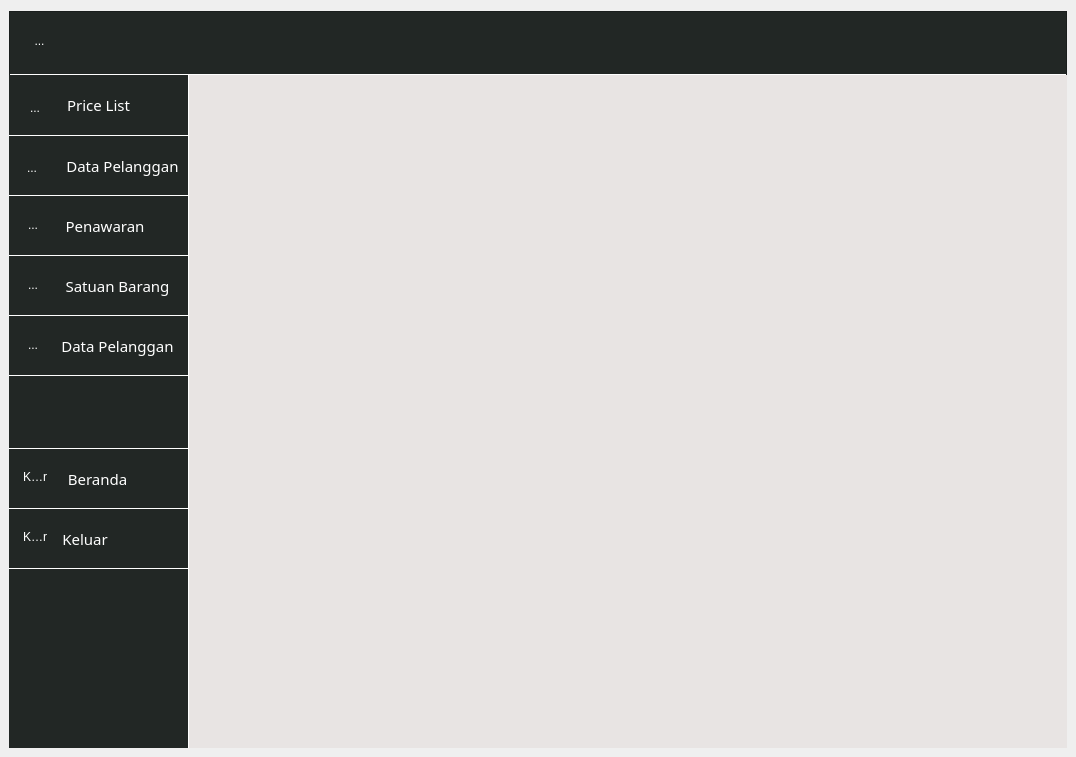
<?xml version="1.0" encoding="UTF-8"?>
<ui version="4.0">
 <class>MainWindow</class>
 <widget class="QMainWindow" name="MainWindow">
  <property name="geometry">
   <rect>
    <x>0</x>
    <y>0</y>
    <width>1076</width>
    <height>757</height>
   </rect>
  </property>
  <property name="windowTitle">
   <string>Sales Dashboard</string>
  </property>
  <property name="windowIcon">
   <iconset resource="../data/ui/logo.qrc">
    <normaloff>:/newPrefix/logo.png</normaloff>:/newPrefix/logo.png</iconset>
  </property>
  <property name="layoutDirection">
   <enum>Qt::LeftToRight</enum>
  </property>
  <property name="styleSheet">
   <string notr="true"/>
  </property>
  <widget class="QWidget" name="centralwidget">
   <layout class="QGridLayout" name="gridLayout_2">
    <item row="0" column="0">
     <layout class="QGridLayout" name="gridLayout">
      <property name="sizeConstraint">
       <enum>QLayout::SetDefaultConstraint</enum>
      </property>
      <property name="topMargin">
       <number>0</number>
      </property>
      <property name="horizontalSpacing">
       <number>0</number>
      </property>
      <property name="verticalSpacing">
       <number>1</number>
      </property>
      <item row="0" column="0" colspan="2">
       <widget class="QFrame" name="frame_2">
        <property name="sizePolicy">
         <sizepolicy hsizetype="Expanding" vsizetype="Fixed">
          <horstretch>0</horstretch>
          <verstretch>0</verstretch>
         </sizepolicy>
        </property>
        <property name="minimumSize">
         <size>
          <width>0</width>
          <height>65</height>
         </size>
        </property>
        <property name="maximumSize">
         <size>
          <width>16777215</width>
          <height>61</height>
         </size>
        </property>
        <property name="styleSheet">
         <string notr="true">QFrame{background-color:#222725; 

border-bottom:2px solid white}
</string>
        </property>
        <property name="frameShape">
         <enum>QFrame::StyledPanel</enum>
        </property>
        <property name="frameShadow">
         <enum>QFrame::Raised</enum>
        </property>
        <widget class="QToolButton" name="ham_menu">
         <property name="geometry">
          <rect>
           <x>10</x>
           <y>10</y>
           <width>41</width>
           <height>41</height>
          </rect>
         </property>
         <property name="styleSheet">
          <string notr="true">QToolButton {background-color:#222725;
border-top:0px none;


padding-right: 0  8px;

color:rgb(255, 255, 255);
}

QToolButton:pressed{
background-color: #0e526b;
border-style:inset}

QToolButton:hover:!pressed{
background-color: #1e9dce;}

QToolButton[hovered=&quot;true&quot;]{
       background-color: #1e9dce;
    }


</string>
         </property>
         <property name="text">
          <string>...</string>
         </property>
         <property name="icon">
          <iconset>
           <normaloff>../data/ui/menu.svg</normaloff>../data/ui/menu.svg</iconset>
         </property>
         <property name="iconSize">
          <size>
           <width>80</width>
           <height>80</height>
          </size>
         </property>
        </widget>
       </widget>
      </item>
      <item row="1" column="0">
       <widget class="QFrame" name="sidebar">
        <property name="sizePolicy">
         <sizepolicy hsizetype="Minimum" vsizetype="Minimum">
          <horstretch>0</horstretch>
          <verstretch>0</verstretch>
         </sizepolicy>
        </property>
        <property name="minimumSize">
         <size>
          <width>180</width>
          <height>0</height>
         </size>
        </property>
        <property name="maximumSize">
         <size>
          <width>16777215</width>
          <height>16777215</height>
         </size>
        </property>
        <property name="styleSheet">
         <string notr="true">QFrame{
background-color:#222725;
border-right:1px solid white;


}</string>
        </property>
        <widget class="QPushButton" name="priceListBtn">
         <property name="geometry">
          <rect>
           <x>-2</x>
           <y>0</y>
           <width>181</width>
           <height>61</height>
          </rect>
         </property>
         <property name="font">
          <font>
           <family>Sans Serif Collection</family>
           <pointsize>11</pointsize>
           <weight>50</weight>
           <bold>false</bold>
          </font>
         </property>
         <property name="layoutDirection">
          <enum>Qt::LeftToRight</enum>
         </property>
         <property name="styleSheet">
          <string notr="true">QPushButton {background-color:#222725;
border-top:0px solid;
border-bottom:1px solid;
border-color:white;


color:rgb(255, 255, 255);

padding-left: 2px;}


QPushButton:pressed{
background-color: #0e526b;
border-style:inset}

QPushButton:hover:!pressed{
background-color: #1e9dce;}

QPushButton[hovered=&quot;true&quot;]{
       background-color: #1e9dce;
    }

</string>
         </property>
         <property name="text">
          <string>Price List</string>
         </property>
         <property name="icon">
          <iconset>
           <normaloff>:/newPrefix/book.svg</normaloff>:/newPrefix/book.svg</iconset>
         </property>
         <property name="iconSize">
          <size>
           <width>20</width>
           <height>50</height>
          </size>
         </property>
         <property name="autoRepeat">
          <bool>false</bool>
         </property>
         <property name="default">
          <bool>false</bool>
         </property>
         <property name="flat">
          <bool>false</bool>
         </property>
        </widget>
        <widget class="QPushButton" name="customerBtn">
         <property name="geometry">
          <rect>
           <x>-2</x>
           <y>60</y>
           <width>181</width>
           <height>61</height>
          </rect>
         </property>
         <property name="sizePolicy">
          <sizepolicy hsizetype="Minimum" vsizetype="Fixed">
           <horstretch>0</horstretch>
           <verstretch>0</verstretch>
          </sizepolicy>
         </property>
         <property name="font">
          <font>
           <family>Sans Serif Collection</family>
           <pointsize>11</pointsize>
          </font>
         </property>
         <property name="layoutDirection">
          <enum>Qt::RightToLeft</enum>
         </property>
         <property name="styleSheet">
          <string notr="true">QPushButton {background-color:#222725;
border-top:1px solid;
border-bottom:1px solid;
border-color:white;


color:rgb(255, 255, 255);

padding-right: 50 8px;}


QPushButton:pressed{
background-color: #0e526b;
border-style:inset}

QPushButton:hover:!pressed{
background-color: #1e9dce;}

QPushButton[hovered=&quot;true&quot;]{
       background-color: #1e9dce;
    }

</string>
         </property>
         <property name="text">
          <string>Data Pelanggan</string>
         </property>
        </widget>
        <widget class="QToolButton" name="priceListBtn1">
         <property name="geometry">
          <rect>
           <x>3</x>
           <y>13</y>
           <width>41</width>
           <height>41</height>
          </rect>
         </property>
         <property name="styleSheet">
          <string notr="true">QToolButton {background-color:#222725;
border-top:0px none;


padding-left: 5  8px;

color:rgb(255, 255, 255);
}

QToolButton:pressed{
background-color: #0e526b;
border-style:inset}

QToolButton:hover:!pressed{
background-color: #1e9dce;}

QToolButton[hovered=&quot;true&quot;]{
       background-color: #1e9dce;
    }


</string>
         </property>
         <property name="text">
          <string>...</string>
         </property>
         <property name="icon">
          <iconset>
           <normaloff>../data/ui/book-open.svg</normaloff>../data/ui/book-open.svg</iconset>
         </property>
         <property name="iconSize">
          <size>
           <width>40</width>
           <height>40</height>
          </size>
         </property>
        </widget>
        <widget class="QToolButton" name="customerBtn1">
         <property name="geometry">
          <rect>
           <x>0</x>
           <y>73</y>
           <width>41</width>
           <height>41</height>
          </rect>
         </property>
         <property name="styleSheet">
          <string notr="true">QToolButton {background-color:#222725;
border-top:0px none;


padding-left: 5  8px;

color:rgb(255, 255, 255);
}

QToolButton:pressed{
background-color: #0e526b;
border-style:inset}

QToolButton:hover:!pressed{
background-color: #1e9dce;}

QToolButton[hovered=&quot;true&quot;]{
       background-color: #1e9dce;
    }


</string>
         </property>
         <property name="text">
          <string>...</string>
         </property>
         <property name="icon">
          <iconset resource="../data/ui/logo.qrc">
           <normaloff>:/newPrefix/group.svg</normaloff>:/newPrefix/group.svg</iconset>
         </property>
         <property name="iconSize">
          <size>
           <width>40</width>
           <height>40</height>
          </size>
         </property>
        </widget>
        <widget class="QPushButton" name="exit">
         <property name="geometry">
          <rect>
           <x>-2</x>
           <y>433</y>
           <width>181</width>
           <height>61</height>
          </rect>
         </property>
         <property name="sizePolicy">
          <sizepolicy hsizetype="Minimum" vsizetype="Fixed">
           <horstretch>0</horstretch>
           <verstretch>0</verstretch>
          </sizepolicy>
         </property>
         <property name="font">
          <font>
           <family>Sans Serif Collection</family>
           <pointsize>11</pointsize>
          </font>
         </property>
         <property name="layoutDirection">
          <enum>Qt::RightToLeft</enum>
         </property>
         <property name="styleSheet">
          <string notr="true">QPushButton {background-color:#222725;
border-top:1px solid;
border-bottom:1px solid;
border-color:white;


color:rgb(255, 255, 255);

padding-right: -25  8px;}


QPushButton:pressed{
background-color: #0e526b;
border-style:inset}

QPushButton:hover:!pressed{
background-color: #1e9dce;}

QPushButton[hovered=&quot;true&quot;]{
       background-color: #1e9dce;
    }

</string>
         </property>
         <property name="text">
          <string>Keluar</string>
         </property>
        </widget>
        <widget class="QToolButton" name="exit1">
         <property name="geometry">
          <rect>
           <x>3</x>
           <y>442</y>
           <width>41</width>
           <height>41</height>
          </rect>
         </property>
         <property name="styleSheet">
          <string notr="true">QToolButton {background-color:#222725;
border-top:0px none;


padding-left: 5  8px;

color:rgb(255, 255, 255);
}

QToolButton:pressed{
background-color: #0e526b;
border-style:inset}

QToolButton:hover:!pressed{
background-color: #1e9dce;}

QToolButton[hovered=&quot;true&quot;]{
       background-color: #1e9dce;
    }


</string>
         </property>
         <property name="text">
          <string>Keluar</string>
         </property>
         <property name="icon">
          <iconset>
           <normaloff>../data/ui/power.svg</normaloff>../data/ui/power.svg</iconset>
         </property>
         <property name="iconSize">
          <size>
           <width>40</width>
           <height>40</height>
          </size>
         </property>
        </widget>
        <widget class="QPushButton" name="beranda">
         <property name="geometry">
          <rect>
           <x>-2</x>
           <y>373</y>
           <width>181</width>
           <height>61</height>
          </rect>
         </property>
         <property name="sizePolicy">
          <sizepolicy hsizetype="Minimum" vsizetype="Fixed">
           <horstretch>0</horstretch>
           <verstretch>0</verstretch>
          </sizepolicy>
         </property>
         <property name="font">
          <font>
           <family>Sans Serif Collection</family>
           <pointsize>11</pointsize>
          </font>
         </property>
         <property name="layoutDirection">
          <enum>Qt::RightToLeft</enum>
         </property>
         <property name="styleSheet">
          <string notr="true">QPushButton {background-color:#222725;
border-top:1px solid;
border-bottom:1px solid;
border-color:white;


color:rgb(255, 255, 255);

padding-right: -12
 8px;}


QPushButton:pressed{
background-color: #0e526b;
border-style:inset}

QPushButton:hover:!pressed{
background-color: #1e9dce;}

QPushButton[hovered=&quot;true&quot;]{
       background-color: #1e9dce;
    }

</string>
         </property>
         <property name="text">
          <string>Beranda</string>
         </property>
        </widget>
        <widget class="QToolButton" name="beranda1">
         <property name="geometry">
          <rect>
           <x>3</x>
           <y>382</y>
           <width>41</width>
           <height>41</height>
          </rect>
         </property>
         <property name="styleSheet">
          <string notr="true">QToolButton {background-color:#222725;
border-top:0px none;


padding-left: 5  8px;

color:rgb(255, 255, 255);
}

QToolButton:pressed{
background-color: #0e526b;
border-style:inset}

QToolButton:hover:!pressed{
background-color: #1e9dce;}

QToolButton[hovered=&quot;true&quot;]{
       background-color: #1e9dce;
    }


</string>
         </property>
         <property name="text">
          <string>Keluar</string>
         </property>
         <property name="icon">
          <iconset>
           <normaloff>../data/ui/home.svg</normaloff>../data/ui/home.svg</iconset>
         </property>
         <property name="iconSize">
          <size>
           <width>40</width>
           <height>40</height>
          </size>
         </property>
        </widget>
        <widget class="QPushButton" name="quotationBtn">
         <property name="geometry">
          <rect>
           <x>-2</x>
           <y>120</y>
           <width>181</width>
           <height>61</height>
          </rect>
         </property>
         <property name="sizePolicy">
          <sizepolicy hsizetype="Minimum" vsizetype="Fixed">
           <horstretch>0</horstretch>
           <verstretch>0</verstretch>
          </sizepolicy>
         </property>
         <property name="font">
          <font>
           <family>Sans Serif Collection</family>
           <pointsize>11</pointsize>
          </font>
         </property>
         <property name="layoutDirection">
          <enum>Qt::RightToLeft</enum>
         </property>
         <property name="styleSheet">
          <string notr="true">QPushButton {background-color:#222725;
border-top:1px solid;
border-bottom:1px solid;
border-color:white;


color:rgb(255, 255, 255);

padding-right: 15 8px;}


QPushButton:pressed{
background-color: #0e526b;
border-style:inset}

QPushButton:hover:!pressed{
background-color: #1e9dce;}

QPushButton[hovered=&quot;true&quot;]{
       background-color: #1e9dce;
    }

</string>
         </property>
         <property name="text">
          <string>Penawaran</string>
         </property>
        </widget>
        <widget class="QToolButton" name="quotationBtn1">
         <property name="geometry">
          <rect>
           <x>0</x>
           <y>130</y>
           <width>41</width>
           <height>41</height>
          </rect>
         </property>
         <property name="styleSheet">
          <string notr="true">QToolButton {background-color:#222725;
border-top:0px none;


padding-left: 7  8px;

color:rgb(255, 255, 255);
}

QToolButton:pressed{
background-color: #0e526b;
border-style:inset}

QToolButton:hover:!pressed{
background-color: #1e9dce;}

QToolButton[hovered=&quot;true&quot;]{
       background-color: #1e9dce;
    }


</string>
         </property>
         <property name="text">
          <string>...</string>
         </property>
         <property name="icon">
          <iconset>
           <normaloff>../data/ui/inventory.svg</normaloff>../data/ui/inventory.svg</iconset>
         </property>
         <property name="iconSize">
          <size>
           <width>40</width>
           <height>40</height>
          </size>
         </property>
        </widget>
        <widget class="QPushButton" name="satuanbarangBtn">
         <property name="geometry">
          <rect>
           <x>-2</x>
           <y>180</y>
           <width>181</width>
           <height>61</height>
          </rect>
         </property>
         <property name="sizePolicy">
          <sizepolicy hsizetype="Minimum" vsizetype="Fixed">
           <horstretch>0</horstretch>
           <verstretch>0</verstretch>
          </sizepolicy>
         </property>
         <property name="font">
          <font>
           <family>Sans Serif Collection</family>
           <pointsize>11</pointsize>
          </font>
         </property>
         <property name="layoutDirection">
          <enum>Qt::RightToLeft</enum>
         </property>
         <property name="styleSheet">
          <string notr="true">QPushButton {background-color:#222725;
border-top:1px solid;
border-bottom:1px solid;
border-color:white;


color:rgb(255, 255, 255);

padding-right: 40 8px;}


QPushButton:pressed{
background-color: #0e526b;
border-style:inset}

QPushButton:hover:!pressed{
background-color: #1e9dce;}

QPushButton[hovered=&quot;true&quot;]{
       background-color: #1e9dce;
    }

</string>
         </property>
         <property name="text">
          <string>Satuan Barang</string>
         </property>
        </widget>
        <widget class="QToolButton" name="satuanbarangBtn1">
         <property name="geometry">
          <rect>
           <x>0</x>
           <y>190</y>
           <width>41</width>
           <height>41</height>
          </rect>
         </property>
         <property name="styleSheet">
          <string notr="true">QToolButton {background-color:#222725;
border-top:0px none;


padding-left: 7  8px;

color:rgb(255, 255, 255);
}

QToolButton:pressed{
background-color: #0e526b;
border-style:inset}

QToolButton:hover:!pressed{
background-color: #1e9dce;}

QToolButton[hovered=&quot;true&quot;]{
       background-color: #1e9dce;
    }


</string>
         </property>
         <property name="text">
          <string>...</string>
         </property>
         <property name="icon">
          <iconset>
           <normaloff>../data/ui/measurement-tape-svgrepo-com.svg</normaloff>../data/ui/measurement-tape-svgrepo-com.svg</iconset>
         </property>
         <property name="iconSize">
          <size>
           <width>40</width>
           <height>40</height>
          </size>
         </property>
        </widget>
        <widget class="QPushButton" name="satuanjumlahBtn">
         <property name="geometry">
          <rect>
           <x>-2</x>
           <y>240</y>
           <width>181</width>
           <height>61</height>
          </rect>
         </property>
         <property name="sizePolicy">
          <sizepolicy hsizetype="Minimum" vsizetype="Fixed">
           <horstretch>0</horstretch>
           <verstretch>0</verstretch>
          </sizepolicy>
         </property>
         <property name="font">
          <font>
           <family>Sans Serif Collection</family>
           <pointsize>11</pointsize>
          </font>
         </property>
         <property name="layoutDirection">
          <enum>Qt::RightToLeft</enum>
         </property>
         <property name="styleSheet">
          <string notr="true">QPushButton {background-color:#222725;
border-top:1px solid;
border-bottom:1px solid;
border-color:white;


color:rgb(255, 255, 255);

padding-right: 40 8px;}


QPushButton:pressed{
background-color: #0e526b;
border-style:inset}

QPushButton:hover:!pressed{
background-color: #1e9dce;}

QPushButton[hovered=&quot;true&quot;]{
       background-color: #1e9dce;
    }

</string>
         </property>
         <property name="text">
          <string>Data Pelanggan</string>
         </property>
        </widget>
        <widget class="QToolButton" name="satuanjumlahBtn1">
         <property name="geometry">
          <rect>
           <x>0</x>
           <y>250</y>
           <width>41</width>
           <height>41</height>
          </rect>
         </property>
         <property name="styleSheet">
          <string notr="true">QToolButton {background-color:#222725;
border-top:0px none;


padding-left: 7  8px;

color:rgb(255, 255, 255);
}

QToolButton:pressed{
background-color: #0e526b;
border-style:inset}

QToolButton:hover:!pressed{
background-color: #1e9dce;}

QToolButton[hovered=&quot;true&quot;]{
       background-color: #1e9dce;
    }


</string>
         </property>
         <property name="text">
          <string>...</string>
         </property>
         <property name="icon">
          <iconset>
           <normaloff>../data/ui/archive-svgrepo-com.svg</normaloff>../data/ui/archive-svgrepo-com.svg</iconset>
         </property>
         <property name="iconSize">
          <size>
           <width>40</width>
           <height>40</height>
          </size>
         </property>
        </widget>
        <zorder>priceListBtn</zorder>
        <zorder>satuanjumlahBtn</zorder>
        <zorder>customerBtn</zorder>
        <zorder>exit</zorder>
        <zorder>exit1</zorder>
        <zorder>beranda</zorder>
        <zorder>beranda1</zorder>
        <zorder>quotationBtn</zorder>
        <zorder>quotationBtn1</zorder>
        <zorder>customerBtn1</zorder>
        <zorder>satuanbarangBtn</zorder>
        <zorder>priceListBtn1</zorder>
        <zorder>satuanbarangBtn1</zorder>
        <zorder>satuanjumlahBtn1</zorder>
       </widget>
      </item>
      <item row="1" column="1">
       <widget class="QStackedWidget" name="stackedWidget">
        <property name="sizePolicy">
         <sizepolicy hsizetype="Expanding" vsizetype="Expanding">
          <horstretch>0</horstretch>
          <verstretch>0</verstretch>
         </sizepolicy>
        </property>
        <property name="minimumSize">
         <size>
          <width>0</width>
          <height>0</height>
         </size>
        </property>
        <property name="maximumSize">
         <size>
          <width>16777215</width>
          <height>16777215</height>
         </size>
        </property>
        <property name="styleSheet">
         <string notr="true">QStackedWidget {

background-color:#e8e4e3

}</string>
        </property>
        <property name="currentIndex">
         <number>-1</number>
        </property>
       </widget>
      </item>
     </layout>
    </item>
   </layout>
  </widget>
 </widget>
 <resources>
  <include location="../data/ui/logo.qrc"/>
 </resources>
 <connections/>
</ui>
